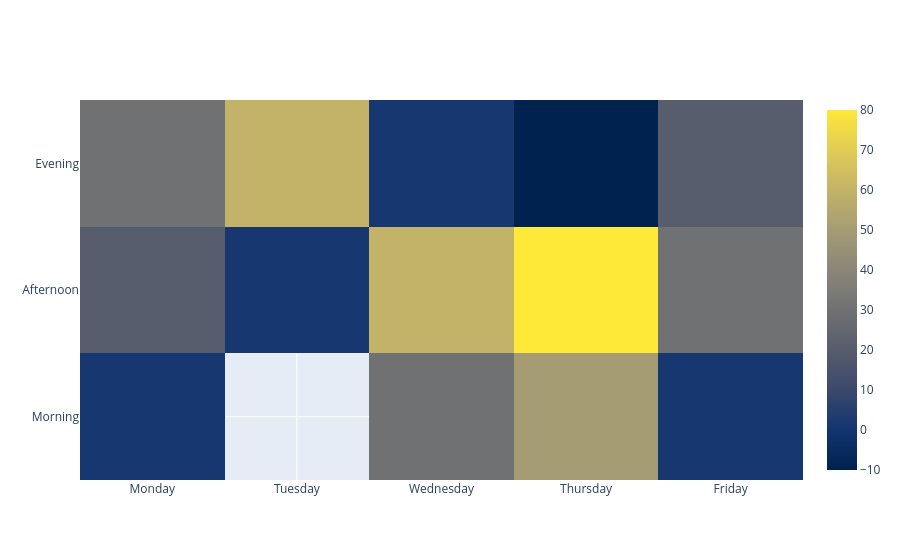

Here is the notebook cell this chart was saved with:
### Markdown cell above
### MAPAS DE CALOR

### Code cell
import plotly.graph_objects as go

fig = go.Figure(data=go.Heatmap(
                   z=[[1, None, 30, 50, 1], [20, 1, 60, 80, 30], [30, 60, 1, -10, 20]],
                   x=['Monday', 'Tuesday', 'Wednesday', 'Thursday', 'Friday'],
                   y=['Morning', 'Afternoon', 'Evening'],
                   hoverongaps = False,
                   colorscale="Cividis",
))
fig.show()

### Figure 1 — Plotly figure (JSON) as saved in the notebook; plotly's stock layout.template omitted (floating-point values rounded to 4 significant figures)
{"data": [{"colorscale": [[0, "#00224e"], [0.1111, "#123570"], [0.2222, "#3b496c"], [0.3333, "#575d6d"], [0.4444, "#707173"], [0.5556, "#8a8678"], [0.6667, "#a59c74"], [0.7778, "#c3b369"], [0.8889, "#e1cc55"], [1, "#fee838"]], "hoverongaps": false, "type": "heatmap", "x": ["Monday", "Tuesday", "Wednesday", "Thursday", "Friday"], "y": ["Morning", "Afternoon", "Evening"], "z": [[1, null, 30, 50, 1], [20, 1, 60, 80, 30], [30, 60, 1, -10, 20]]}], "layout": {}}
